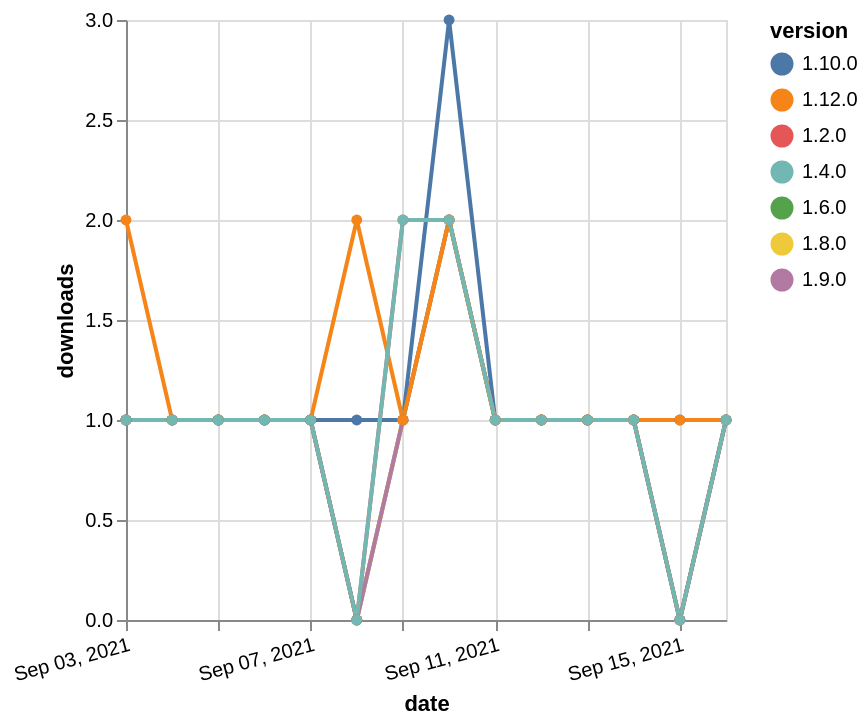

Vega-Lite specification stored for this chart:
### Vega-Lite specification from a JSON file in a GitHub repository (floating-point values rounded to 4 significant figures)
{"$schema": "https://vega.github.io/schema/vega-lite/v5.json", "description": "A simple bar chart with embedded data.", "data": {"values": [{"date": "2021-09-03", "total": 164, "delta": 1, "version": "1.6.0"}, {"date": "2021-09-04", "total": 165, "delta": 1, "version": "1.6.0"}, {"date": "2021-09-05", "total": 166, "delta": 1, "version": "1.6.0"}, {"date": "2021-09-06", "total": 167, "delta": 1, "version": "1.6.0"}, {"date": "2021-09-07", "total": 168, "delta": 1, "version": "1.6.0"}, {"date": "2021-09-08", "total": 168, "delta": 0, "version": "1.6.0"}, {"date": "2021-09-09", "total": 169, "delta": 1, "version": "1.6.0"}, {"date": "2021-09-10", "total": 171, "delta": 2, "version": "1.6.0"}, {"date": "2021-09-11", "total": 172, "delta": 1, "version": "1.6.0"}, {"date": "2021-09-12", "total": 173, "delta": 1, "version": "1.6.0"}, {"date": "2021-09-13", "total": 174, "delta": 1, "version": "1.6.0"}, {"date": "2021-09-14", "total": 175, "delta": 1, "version": "1.6.0"}, {"date": "2021-09-15", "total": 175, "delta": 0, "version": "1.6.0"}, {"date": "2021-09-16", "total": 176, "delta": 1, "version": "1.6.0"}, {"date": "2021-09-03", "total": 142, "delta": 1, "version": "1.8.0"}, {"date": "2021-09-04", "total": 143, "delta": 1, "version": "1.8.0"}, {"date": "2021-09-05", "total": 144, "delta": 1, "version": "1.8.0"}, {"date": "2021-09-06", "total": 145, "delta": 1, "version": "1.8.0"}, {"date": "2021-09-07", "total": 146, "delta": 1, "version": "1.8.0"}, {"date": "2021-09-08", "total": 146, "delta": 0, "version": "1.8.0"}, {"date": "2021-09-09", "total": 147, "delta": 1, "version": "1.8.0"}, {"date": "2021-09-10", "total": 149, "delta": 2, "version": "1.8.0"}, {"date": "2021-09-11", "total": 150, "delta": 1, "version": "1.8.0"}, {"date": "2021-09-12", "total": 151, "delta": 1, "version": "1.8.0"}, {"date": "2021-09-13", "total": 152, "delta": 1, "version": "1.8.0"}, {"date": "2021-09-14", "total": 153, "delta": 1, "version": "1.8.0"}, {"date": "2021-09-15", "total": 153, "delta": 0, "version": "1.8.0"}, {"date": "2021-09-16", "total": 154, "delta": 1, "version": "1.8.0"}, {"date": "2021-09-03", "total": 133, "delta": 1, "version": "1.9.0"}, {"date": "2021-09-04", "total": 134, "delta": 1, "version": "1.9.0"}, {"date": "2021-09-05", "total": 135, "delta": 1, "version": "1.9.0"}, {"date": "2021-09-06", "total": 136, "delta": 1, "version": "1.9.0"}, {"date": "2021-09-07", "total": 137, "delta": 1, "version": "1.9.0"}, {"date": "2021-09-08", "total": 137, "delta": 0, "version": "1.9.0"}, {"date": "2021-09-09", "total": 138, "delta": 1, "version": "1.9.0"}, {"date": "2021-09-10", "total": 140, "delta": 2, "version": "1.9.0"}, {"date": "2021-09-11", "total": 141, "delta": 1, "version": "1.9.0"}, {"date": "2021-09-12", "total": 142, "delta": 1, "version": "1.9.0"}, {"date": "2021-09-13", "total": 143, "delta": 1, "version": "1.9.0"}, {"date": "2021-09-14", "total": 144, "delta": 1, "version": "1.9.0"}, {"date": "2021-09-15", "total": 144, "delta": 0, "version": "1.9.0"}, {"date": "2021-09-16", "total": 145, "delta": 1, "version": "1.9.0"}, {"date": "2021-09-03", "total": 163, "delta": 1, "version": "1.10.0"}, {"date": "2021-09-04", "total": 164, "delta": 1, "version": "1.10.0"}, {"date": "2021-09-05", "total": 165, "delta": 1, "version": "1.10.0"}, {"date": "2021-09-06", "total": 166, "delta": 1, "version": "1.10.0"}, {"date": "2021-09-07", "total": 167, "delta": 1, "version": "1.10.0"}, {"date": "2021-09-08", "total": 168, "delta": 1, "version": "1.10.0"}, {"date": "2021-09-09", "total": 169, "delta": 1, "version": "1.10.0"}, {"date": "2021-09-10", "total": 172, "delta": 3, "version": "1.10.0"}, {"date": "2021-09-11", "total": 173, "delta": 1, "version": "1.10.0"}, {"date": "2021-09-12", "total": 174, "delta": 1, "version": "1.10.0"}, {"date": "2021-09-13", "total": 175, "delta": 1, "version": "1.10.0"}, {"date": "2021-09-14", "total": 176, "delta": 1, "version": "1.10.0"}, {"date": "2021-09-15", "total": 177, "delta": 1, "version": "1.10.0"}, {"date": "2021-09-16", "total": 178, "delta": 1, "version": "1.10.0"}, {"date": "2021-09-03", "total": 212, "delta": 1, "version": "1.2.0"}, {"date": "2021-09-04", "total": 213, "delta": 1, "version": "1.2.0"}, {"date": "2021-09-05", "total": 214, "delta": 1, "version": "1.2.0"}, {"date": "2021-09-06", "total": 215, "delta": 1, "version": "1.2.0"}, {"date": "2021-09-07", "total": 216, "delta": 1, "version": "1.2.0"}, {"date": "2021-09-08", "total": 216, "delta": 0, "version": "1.2.0"}, {"date": "2021-09-09", "total": 218, "delta": 2, "version": "1.2.0"}, {"date": "2021-09-10", "total": 220, "delta": 2, "version": "1.2.0"}, {"date": "2021-09-11", "total": 221, "delta": 1, "version": "1.2.0"}, {"date": "2021-09-12", "total": 222, "delta": 1, "version": "1.2.0"}, {"date": "2021-09-13", "total": 223, "delta": 1, "version": "1.2.0"}, {"date": "2021-09-14", "total": 224, "delta": 1, "version": "1.2.0"}, {"date": "2021-09-15", "total": 224, "delta": 0, "version": "1.2.0"}, {"date": "2021-09-16", "total": 225, "delta": 1, "version": "1.2.0"}, {"date": "2021-09-03", "total": 116, "delta": 2, "version": "1.12.0"}, {"date": "2021-09-04", "total": 117, "delta": 1, "version": "1.12.0"}, {"date": "2021-09-05", "total": 118, "delta": 1, "version": "1.12.0"}, {"date": "2021-09-06", "total": 119, "delta": 1, "version": "1.12.0"}, {"date": "2021-09-07", "total": 120, "delta": 1, "version": "1.12.0"}, {"date": "2021-09-08", "total": 122, "delta": 2, "version": "1.12.0"}, {"date": "2021-09-09", "total": 123, "delta": 1, "version": "1.12.0"}, {"date": "2021-09-10", "total": 125, "delta": 2, "version": "1.12.0"}, {"date": "2021-09-11", "total": 126, "delta": 1, "version": "1.12.0"}, {"date": "2021-09-12", "total": 127, "delta": 1, "version": "1.12.0"}, {"date": "2021-09-13", "total": 128, "delta": 1, "version": "1.12.0"}, {"date": "2021-09-14", "total": 129, "delta": 1, "version": "1.12.0"}, {"date": "2021-09-15", "total": 130, "delta": 1, "version": "1.12.0"}, {"date": "2021-09-16", "total": 131, "delta": 1, "version": "1.12.0"}, {"date": "2021-09-03", "total": 169, "delta": 1, "version": "1.4.0"}, {"date": "2021-09-04", "total": 170, "delta": 1, "version": "1.4.0"}, {"date": "2021-09-05", "total": 171, "delta": 1, "version": "1.4.0"}, {"date": "2021-09-06", "total": 172, "delta": 1, "version": "1.4.0"}, {"date": "2021-09-07", "total": 173, "delta": 1, "version": "1.4.0"}, {"date": "2021-09-08", "total": 173, "delta": 0, "version": "1.4.0"}, {"date": "2021-09-09", "total": 175, "delta": 2, "version": "1.4.0"}, {"date": "2021-09-10", "total": 177, "delta": 2, "version": "1.4.0"}, {"date": "2021-09-11", "total": 178, "delta": 1, "version": "1.4.0"}, {"date": "2021-09-12", "total": 179, "delta": 1, "version": "1.4.0"}, {"date": "2021-09-13", "total": 180, "delta": 1, "version": "1.4.0"}, {"date": "2021-09-14", "total": 181, "delta": 1, "version": "1.4.0"}, {"date": "2021-09-15", "total": 181, "delta": 0, "version": "1.4.0"}, {"date": "2021-09-16", "total": 182, "delta": 1, "version": "1.4.0"}]}, "width": "container", "mark": {"type": "line", "point": {"filled": true}}, "encoding": {"x": {"field": "date", "type": "temporal", "timeUnit": "yearmonthdate", "title": "date", "axis": {"labelAngle": -15}}, "y": {"field": "delta", "type": "quantitative", "title": "downloads"}, "color": {"field": "version", "type": "nominal"}, "tooltip": {"field": "delta"}}}
